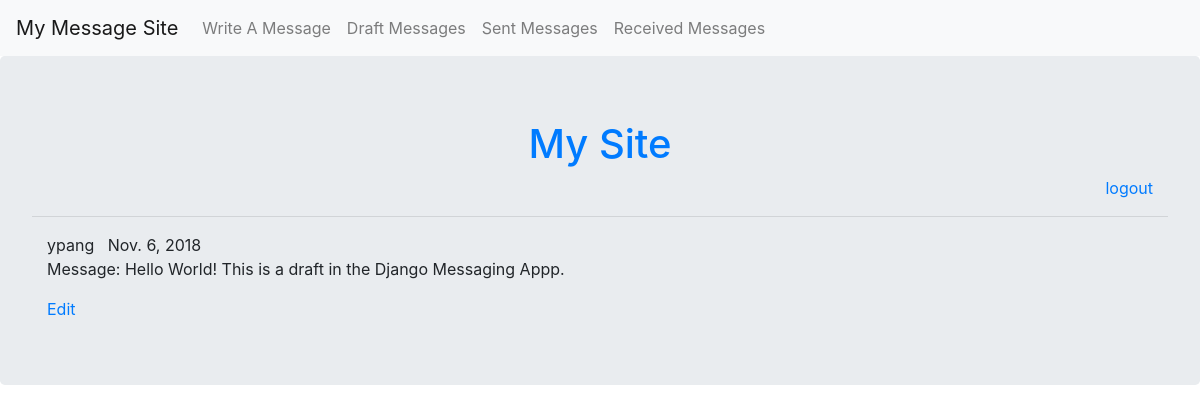
/message_draft/ (signed in), run on the app's committed database.
### messenger/models.py (models this page shows)
class Message(models.Model):
    text = models.TextField()
    draft = models.BooleanField()
    date = models.DateField(auto_now_add=True)
    sender = models.ForeignKey(User, related_name='sent', on_delete=models.CASCADE)
    receiver = models.ForeignKey(User, related_name='received', on_delete=models.CASCADE)

### messenger/views.py (the view)
# urls.py: re_path(r'^message_draft/$', views.message_draft, name='message_draft'),
def message_draft(request):
    user_str = request.user.username
    current_user = User.objects.get(username=user_str)
    message_list = Message.objects.filter(sender=current_user, draft=True).order_by("date")
    return render(request, 'messenger/draft.html', {'message_list': message_list})

### messenger/templates/messenger/draft.html
{% extends 'messenger/base.html' %}
{% block content %}
    {% for message in message_list %}
        <div class="container">
            <span>
                {{message.sender}} &nbsp;
                {{message.date}}
            </span>
            <br>
            <p>Message: {{message.text}}</p>
            <a href="{% url 'edit' pk=message.pk %}">Edit</a>
        </div>
    {% endfor %}
{% endblock %}

### data on the page
Message: sender "ypang", date "Nov. 6, 2018", text "Hello World! This is a draft in the Django Messaging Appp."
